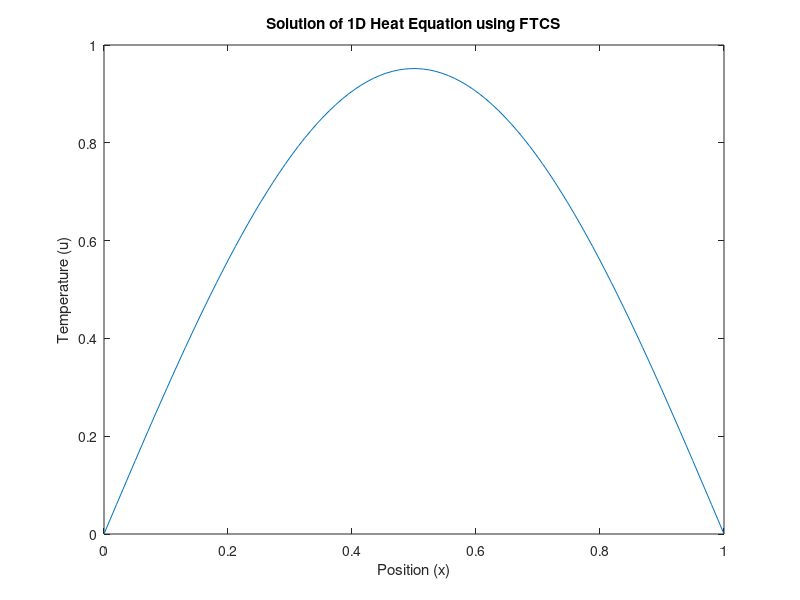

Write MATLAB code to recreate this figure.
% Define parameters
L = 1;          % Length of the spatial domain
T = 0.5;        % Total simulation time
Nx = 100;       % Number of spatial grid points
Nt = 500;       % Number of time steps
alpha = 0.01;   % Thermal diffusivity

dx = L / (Nx - 1);
dt = T / Nt;

x = linspace(0, L, Nx);
u = sin(pi * x);  % Initial condition

% Time-stepping loop
for n = 1:Nt
    unew = u;
    for i = 2:Nx-1
        unew(i) = u(i) + alpha * dt / dx^2 * (u(i-1) - 2 * u(i) + u(i+1));
    end
    u = unew;
end

% Plot the solution
plot(x, u);
xlabel('Position (x)');
ylabel('Temperature (u)');
title('Solution of 1D Heat Equation using FTCS');
